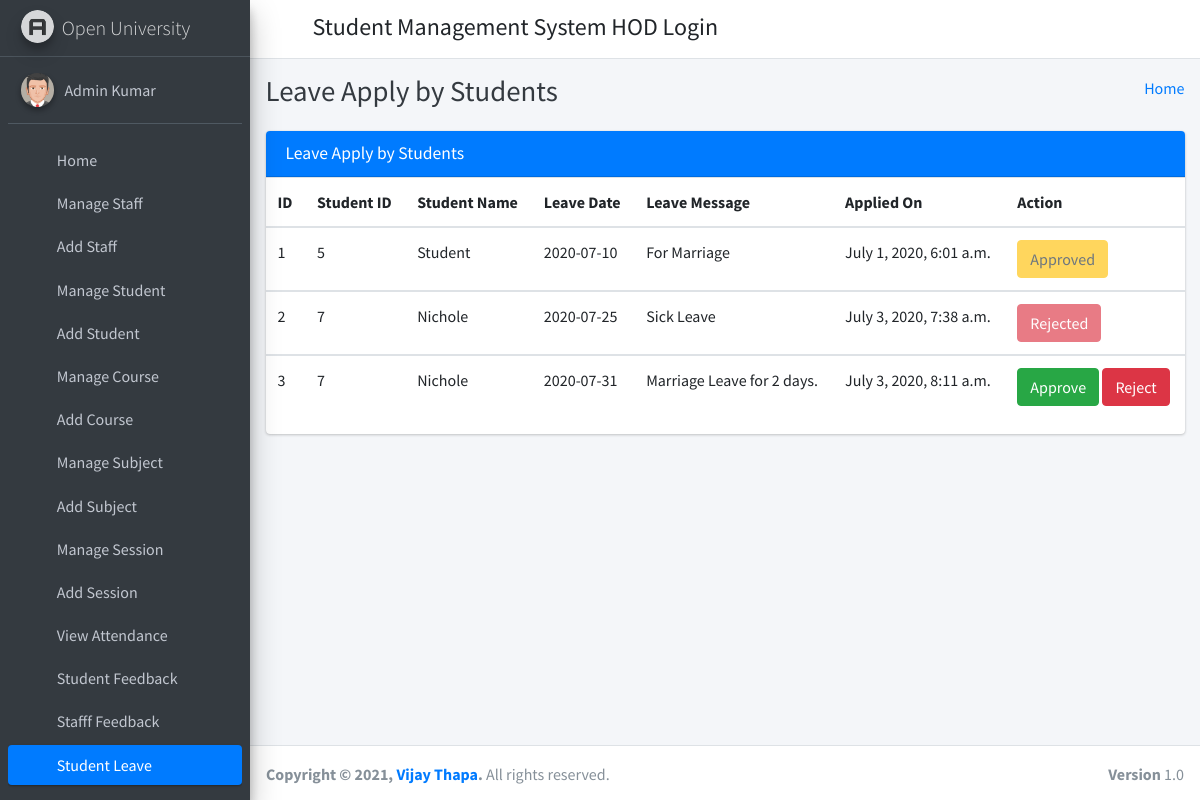
/student_leave_view/ (signed in), run on the app's committed database.
### student_management_app/models.py (models this page shows)
class CustomUser(AbstractUser):
    user_type_data = ((1, "HOD"), (2, "Staff"), (3, "Student"))
    user_type = models.CharField(default=1, choices=user_type_data, max_length=10)

class LeaveReportStudent(models.Model):
    id = models.AutoField(primary_key=True)
    student_id = models.ForeignKey(Students, on_delete=models.CASCADE)
    leave_date = models.CharField(max_length=255)
    leave_message = models.TextField()
    leave_status = models.IntegerField(default=0)
    created_at = models.DateTimeField(auto_now_add=True)
    updated_at = models.DateTimeField(auto_now=True)
    objects = models.Manager()

class Students(models.Model):
    id = models.AutoField(primary_key=True)
    admin = models.OneToOneField(CustomUser, on_delete = models.CASCADE)
    gender = models.CharField(max_length=50)
    profile_pic = models.FileField()
    address = models.TextField()
    course_id = models.ForeignKey(Courses, on_delete=models.DO_NOTHING, default=1)
    session_year_id = models.ForeignKey(SessionYearModel, on_delete=models.CASCADE)
    created_at = models.DateTimeField(auto_now_add=True)
    updated_at = models.DateTimeField(auto_now=True)
    objects = models.Manager()

### student_management_app/HodViews.py (the view)
# urls.py: path('student_leave_view/', HodViews.student_leave_view, name="student_leave_view"),
def student_leave_view(request):
    leaves = LeaveReportStudent.objects.all()
    context = {
        "leaves": leaves
    }
    return render(request, 'hod_template/student_leave_view.html', context)

### student_management_app/LoginCheckMiddleWare.py (called while the page is built, shortened)
    def process_view(self, request, view_func, view_args, view_kwargs):
        modulename = view_func.__module__
        user = request.user
        if user.is_authenticated:
            if user.user_type == "1":
                if modulename == "student_management_app.HodViews":
                    pass
                elif modulename == "student_management_app.views" or modulename == "django.views.static":
                    pass
                else:
                    return redirect("admin_home")
            else:
                return redirect("login")
        else:
            if request.path == reverse("login") or request.path == reverse("doLogin"):
                pass
            else:
                return redirect("login")

### student_management_app/templates/hod_template/student_leave_view.html (shortened to what this page needs)
{% extends 'hod_template/base_template.html' %}
{% block page_title %}
    Leave Apply by Students
{% endblock page_title %}
{% block main_content %}
{% load static %}
<section class="content">
        <div class="container-fluid">
            <div class="row">
                <div class="col-md-12">
                    <div class="card card-primary">
                        <div class="card-header">
                            <h3 class="card-title">Leave Apply by Students</h3>
                        </div>
                        <div class="table-responsive">
                            <table class="table">
                                <thead>
                                <tr>
                                    <th>ID</th>
                                    <th>Student ID</th>
                                    <th>Student Name</th>
                                    <th>Leave Date</th>
                                    <th>Leave Message</th>
                                    <th>Applied On</th>
                                    <th>Action</th>
                                </tr>
                                </thead>
                                {% for leave in leaves %}
                                <tbody>
                                <tr>
                                    <td>{{ leave.id }}</td>
                                    <td>{{ leave.student_id.admin.id }}</td>
                                    <td>{{ leave.student_id.admin.first_name }} {{ feedback.student_id.admin.last_name }}</td>
                                    <td>{{ leave.leave_date }}</td>
                                    <td>{{ leave.leave_message }}</td>
                                    <td>{{ leave.created_at }}</td>
                                    <td>
                                        {% if leave.leave_status == 0 %}
                                            <a href="{% url 'student_leave_approve' leave_id=leave.id %}" class="btn btn-success">Approve</a>
                                            <a href="{% url 'student_leave_reject' leave_id=leave.id %}" class="btn btn-danger">Reject</a>
                                        {% elif leave.leave_status == 1 %}
                                            <button class="btn btn-warning" disabled="disabled">Approved</button>
                                        {% else %}
                                            <button class="btn btn-danger" disabled="disabled">Rejected</button>
                                        {% endif %}
                                    </td>
                                </tr>
                                </tbody>
                                {% endfor %}
                            </table>
                        </div>
                    </div>
                </div>
            </div>
        </div>
      </section>
  {% endblock main_content %}

### student_management_app/templates/hod_template/sidebar_template.html (shortened to what this page needs)
{% load static %}
<aside class="main-sidebar sidebar-dark-primary elevation-4">
      <a href="{% url 'admin_home' %}" class="brand-link">
        <img src="{% static 'dist/img/AdminLTELogo.png' %}" alt="AdminLTE Logo" class="brand-image img-circle elevation-3"
            style="opacity: .8">
        <span class="brand-text font-weight-light">Open University</span>
      </a>
      <div class="sidebar">
        <div class="user-panel mt-3 pb-3 mb-3 d-flex">
          <div class="image">
            <img src="{% static 'dist/img/user2-160x160.jpg' %}" class="img-circle elevation-2" alt="User Image">
          </div>
          <div class="info">
            <a href="{% url 'admin_profile' %}" class="d-block">{{ user.first_name }} {{ user.last_name }}</a>
          </div>
        </div>
        <nav class="mt-2">
          <ul class="nav nav-pills nav-sidebar flex-column" data-widget="treeview" role="menu" data-accordion="false">
            <li class="nav-item">
              {% url 'admin_home' as admin_home %}
              <a href="{{ admin_home }}" class="nav-link {% if request.path == admin_home %} active {% endif %}">
                <i class="nav-icon fas fa-tachometer-alt"></i>
                <p>
                  Home
                </p>
              </a>
            </li>
            <li class="nav-item">
              {% url 'manage_staff' as manage_staff %}
              {% url 'edit_staff' staff_id=id as edit_staff %}
              <a href="{{ manage_staff }}" class="nav-link {% if request.path == manage_staff %} active {% endif %} {% if request.path == edit_staff %} active {% endif %}">
                <i class="nav-icon fas fa-chalkboard-teacher"></i>
                <p>
                  Manage Staff
                </p>
              </a>
            </li>
            <li class="nav-item">
              {% url 'add_staff' as add_staff %}
              <a href="{{ add_staff }}" class="nav-link {% if request.path == add_staff %} active {% endif %}">
                <i class="nav-icon fas fa-th"></i>
                <p>
                  Add Staff
                </p>
              </a>
            </li>
            <li class="nav-item">
              {% url 'manage_student' as manage_student %}
              {% url 'edit_student' student_id=id as edit_student %}
              <a href="{{ manage_student }}" class="nav-link {% if request.path == manage_student %} active {% endif %} {% if request.path == edit_student %} active {% endif %}">
                <i class="nav-icon fas fa-user-graduate"></i>
                <p>
                  Manage Student
                </p>
              </a>
            </li>
            <li class="nav-item">
              {% url 'add_student' as add_student %}
              <a href="{{ add_student }}" class="nav-link {% if request.path == add_student %} active {% endif %}">
                <i class="nav-icon fas fa-th"></i>
                <p>
                  Add Student
                </p>
              </a>
            </li>
            <li class="nav-item">
              {% url 'manage_course' as manage_course %}
              {% url 'edit_course' course_id=id as edit_course %}
              <a href="{{ manage_course }}" class="nav-link {% if request.path == manage_course %} active {% endif %} {% if request.path == edit_course %} active {% endif %}">
                <i class="nav-icon fas fa-chalkboard"></i>
                <p>
                  Manage Course
                </p>
              </a>
            </li>
            <li class="nav-item">
            {% url 'add_course' as add_course %}
              <a href="{{ add_course }}" class="nav-link {% if request.path == add_course %} active {% endif %}">
                <i class="nav-icon fas fa-th"></i>
                <p>
                  Add Course
                </p>
              </a>
            </li>
            <li class="nav-item">
              {% url 'manage_subject' as manage_subject %}
              {% url 'edit_subject' subject_id=id as edit_subject %}
              <a href="{{ manage_subject }}" class="nav-link {% if request.path == manage_subject %} active {% endif %} {% if request.path == edit_subject %} active {% endif %}">
                <i class="nav-icon fas fa-book"></i>
                <p>
                  Manage Subject
                </p>
              </a>
            </li>
            <li class="nav-item">
              {% url 'add_subject' as add_subject %}
              <a href="{{ add_subject }}" class="nav-link {% if request.path == add_subject %} active {% endif %}">
                <i class="nav-icon fas fa-th"></i>
                <p>
                  Add Subject
                </p>
              </a>
            </li>
            <li class="nav-item">
              {% url 'manage_session' as manage_session %}
              {% url 'edit_session' session_id=id as edit_session %}
              <a href="{{ manage_session }}" class="nav-link {% if request.path == manage_session %} active {% endif %} {% if request.path == edit_session %} active {% endif %}">
                <i class="nav-icon fas fa-graduation-cap"></i>
                <p>
                  Manage Session
                </p>
              </a>
            </li>
            <li class="nav-item">
              {% url 'add_session' as add_session %}
              <a href="{{ add_session }}" class="nav-link {% if request.path == add_session %} active {% endif %}">
                <i class="nav-icon fas fa-th"></i>
                <p>
                  Add Session
                </p>
              </a>
            </li>
            <li class="nav-item">
              {% url 'admin_view_attendance' as admin_view_attendance %}
              <a href="{{ admin_view_attendance }}" class="nav-link {% if request.path == admin_view_attendance %} active {% endif %}">
                <i class="nav-icon fas fa-calendar-alt"></i>
                <p>
                  View Attendance
                </p>
              </a>
            </li>
            <li class="nav-item">
              {% url 'student_feedback_message' as student_feedback_message %}
              <a href="{{ student_feedback_message }}" class="nav-link {% if request.path == student_feedback_message %} active {% endif %}">
                <i class="nav-icon fas fa-th"></i>
                <p>
                  Student Feedback
                </p>
              </a>
            </li>
            <li class="nav-item">
              {% url 'staff_feedback_message' as staff_feedback_message %}
              <a href="{{ staff_feedback_message }}" class="nav-link {% if request.path == staff_feedback_message %} active {% endif %}">
                <i class="nav-icon fas fa-th"></i>
                <p>
                  Stafff Feedback
                </p>
              </a>
            </li>
            <li class="nav-item">
              {% url 'student_leave_view' as student_leave_view %}
              <a href="{{ student_leave_view }}" class="nav-link {% if request.path == student_leave_view %} active {% endif %}">
                <i class="nav-icon fas fa-th"></i>
                <p>
                  Student Leave
                </p>
              </a>
            </li>
            <li class="nav-item">
              {% url 'staff_leave_view' as staff_leave_view %}
              <a href="{{ staff_leave_view }}" class="nav-link {% if request.path == staff_leave_view %} active {% endif %}">
                <p>
                </p>
              </a>
            </li>
          </ul>
        </nav>
      </div>
    </aside>

### data on the page
CustomUser: first_name "Admin", last_name "Kumar"
LeaveReportStudent: id "1", student_id.admin.id "5", student_id.admin.first_name "Student", leave_date "2020-07-10", leave_message "For Marriage", created_at "July 1, 2020, 6:01 a.m.", leave_status "Approved"
LeaveReportStudent: id "2", student_id.admin.id "7", student_id.admin.first_name "Nichole", leave_date "2020-07-25", leave_message "Sick Leave", created_at "July 3, 2020, 7:38 a.m.", leave_status "Rejected"
LeaveReportStudent: id "3", student_id.admin.id "7", student_id.admin.first_name "Nichole", leave_date "2020-07-31", leave_message "Marriage Leave for 2 days.", created_at "July 3, 2020, 8:11 a.m.", leave_status "Approve"
